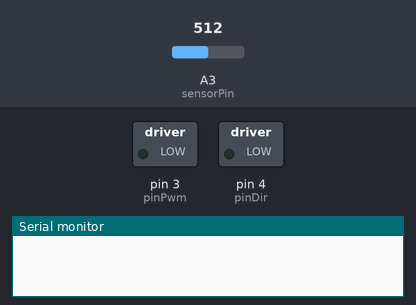
Bench run of a sketch on a simulated Arduino Uno, built with avr-gcc and run on an emulated ATmega328P. Parts: switched loads named in the sketch (green lamp = pin HIGH), the last lines printed to the serial monitor. The inputs (shaded band) are chosen by the test bench; at power-on: A3 (sensorPin) = 512.

Above: at 0.1 s.
At 2.1 s:
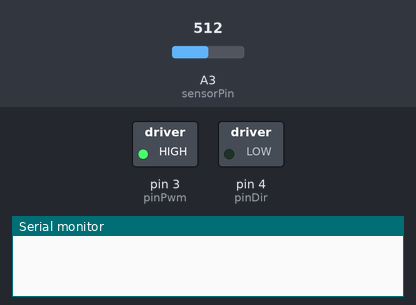
At 5.2 s:
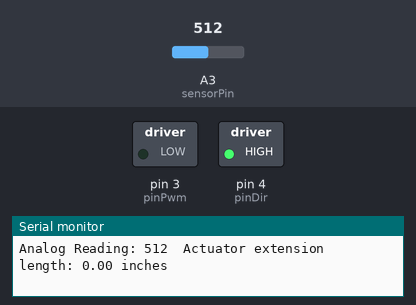
5.3 s: A3 (sensorPin) set to 524
8.3 s: A3 (sensorPin) set to 511
Timing chart, 0 to 11.3 s (numbered marks = the images above; inputs shaded):
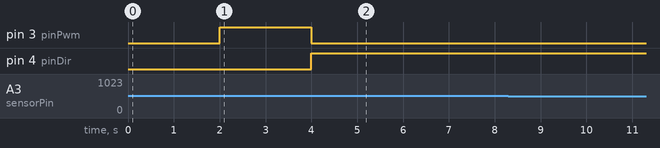

The sketch:

actuator_test.ino
```cpp
#include <elapsedMillis.h>
elapsedMillis timeElapsed;

/*******************************************************************************
 * IO DEFINITION                                                                *
 *******************************************************************************/

// PWM is connected to pin 3.
const int pinPwm = 3;

// DIR is connected to pin 2.
const int pinDir = 4;

// Pot sensor pin connected to A3
int sensorPin = A3;

/*******************************************
************************************
 * PRIVATE GLOBAL VARIABLES                                                     *
 *******************************************************************************/

// Speed of the motor.
static int Speed = 255;

int sensorVal;
float strokeLength = 2.0;
float extensionLength;

int maxAnalogReading;
int minAnalogReading;

/*******************************************************************************
 * FUNCTIONS                                                                    *
 *******************************************************************************/

// The setup routine runs once when you press reset.
void setup() {
  // Initialize the PWM and DIR pins as digital outputs.
  pinMode(pinPwm, OUTPUT);
  pinMode(pinDir, OUTPUT);
  pinMode(sensorPin, INPUT);

  Serial.begin(9600);

  delay(2000);

  //maxAnalogReading = moveToLimit(1); //250
  minAnalogReading = moveToLimit(-1); //44

}

// The loop routine runs over and over again forever.
void loop() {
  driveActuator(0, Speed);
  displayOutput();
//  Serial.println("Extending...");
//  driveActuator(1, Speed);
//  delay(1000);
//  driveActuator(0, Speed);
//  delay(1000);
//
//  Serial.println("Retracting...");
//  driveActuator(-1, Speed);
//  delay(1000);
//  driveActuator(0, Speed);
//  delay(1000);
}

// Function to get the maximum potentiometer output
int moveToLimit(int Direction) {
  int prevReading = 0;
  int currReading = 0;

  driveActuator(Direction, Speed);
  delay(2000);
  currReading = analogRead(sensorPin);

  return currReading;

//  do {
//    prevReading = currReading;
//    driveActuator(Direction, Speed);
//    timeElapsed = 0;
//    while(timeElapsed < 200){ delay(1);}           //keep moving until analog reading remains the same for 200ms
//    currReading = analogRead(sensorPin);
//  }while(prevReading != currReading);
//  return currReading;
}

float mapfloat(float x, float inputMin, float inputMax, float outputMin, float outputMax){
  return (x-inputMin)*(outputMax - outputMin)/(inputMax - inputMin)+outputMin;
}

void displayOutput(){
  sensorVal = analogRead(sensorPin);
  extensionLength = mapfloat(sensorVal, float(minAnalogReading), float(maxAnalogReading), 0.0, strokeLength);
  Serial.print("Analog Reading: ");
  Serial.print(sensorVal);
  Serial.print("\tActuator extension length: ");
  Serial.print(extensionLength);
  Serial.println(" inches");
}

// Wrapper function to drive actuation
void driveActuator(int Direction, int Speed){
  switch(Direction){
    case 1:       //extension
      analogWrite(pinPwm, Speed);
      digitalWrite(pinDir, HIGH);
      break;

    case 0:       //stopping
      analogWrite(pinPwm, 0);
      digitalWrite(pinDir, HIGH);
      break;

    case -1:      //retraction
      analogWrite(pinPwm, Speed);
      digitalWrite(pinDir, LOW);
      break;
  }
}
```
